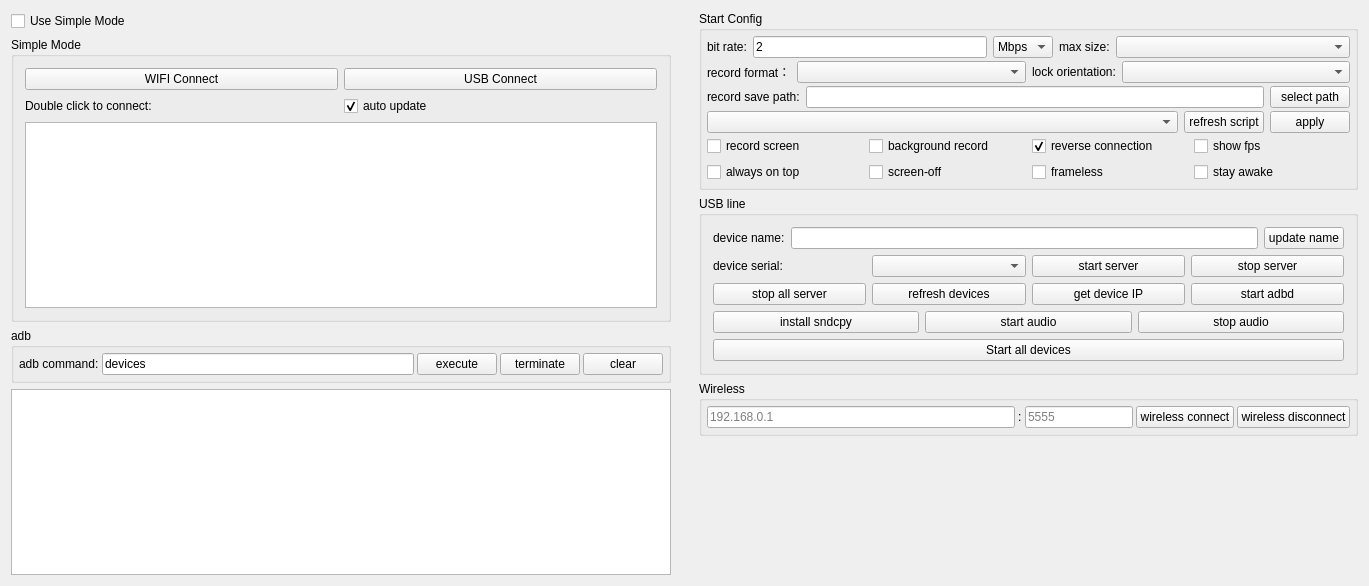
<?xml version="1.0" encoding="UTF-8"?>
<ui version="4.0">
 <class>Widget</class>
 <widget class="QWidget" name="Widget">
  <property name="geometry">
   <rect>
    <x>0</x>
    <y>0</y>
    <width>1369</width>
    <height>586</height>
   </rect>
  </property>
  <property name="windowTitle">
   <string notr="true">QtScrcpy</string>
  </property>
  <layout class="QHBoxLayout" name="horizontalLayout_11">
   <property name="leftMargin">
    <number>0</number>
   </property>
   <property name="topMargin">
    <number>0</number>
   </property>
   <property name="rightMargin">
    <number>0</number>
   </property>
   <property name="bottomMargin">
    <number>0</number>
   </property>
   <item>
    <widget class="QWidget" name="leftWidget" native="true">
     <property name="sizePolicy">
      <sizepolicy hsizetype="Preferred" vsizetype="Preferred">
       <horstretch>0</horstretch>
       <verstretch>0</verstretch>
      </sizepolicy>
     </property>
     <layout class="QVBoxLayout" name="verticalLayout_5">
      <item>
       <widget class="QCheckBox" name="useSingleModeCheck">
        <property name="sizePolicy">
         <sizepolicy hsizetype="Preferred" vsizetype="Maximum">
          <horstretch>0</horstretch>
          <verstretch>0</verstretch>
         </sizepolicy>
        </property>
        <property name="styleSheet">
         <string notr="true"/>
        </property>
        <property name="text">
         <string>Use Simple Mode</string>
        </property>
        <property name="checked">
         <bool>false</bool>
        </property>
       </widget>
      </item>
      <item>
       <widget class="QGroupBox" name="simpleGroupBox">
        <property name="sizePolicy">
         <sizepolicy hsizetype="Preferred" vsizetype="Preferred">
          <horstretch>0</horstretch>
          <verstretch>0</verstretch>
         </sizepolicy>
        </property>
        <property name="title">
         <string>Simple Mode</string>
        </property>
        <property name="checkable">
         <bool>false</bool>
        </property>
        <layout class="QVBoxLayout" name="verticalLayout_4">
         <item>
          <layout class="QHBoxLayout" name="horizontalLayout_9">
           <item>
            <widget class="QPushButton" name="wifiConnectBtn">
             <property name="sizePolicy">
              <sizepolicy hsizetype="Preferred" vsizetype="Maximum">
               <horstretch>0</horstretch>
               <verstretch>0</verstretch>
              </sizepolicy>
             </property>
             <property name="text">
              <string>WIFI Connect</string>
             </property>
            </widget>
           </item>
           <item>
            <widget class="QPushButton" name="usbConnectBtn">
             <property name="sizePolicy">
              <sizepolicy hsizetype="Preferred" vsizetype="Maximum">
               <horstretch>0</horstretch>
               <verstretch>0</verstretch>
              </sizepolicy>
             </property>
             <property name="text">
              <string>USB Connect</string>
             </property>
            </widget>
           </item>
          </layout>
         </item>
         <item>
          <layout class="QHBoxLayout" name="horizontalLayout_13">
           <property name="topMargin">
            <number>0</number>
           </property>
           <item>
            <widget class="QLabel" name="label_10">
             <property name="sizePolicy">
              <sizepolicy hsizetype="Preferred" vsizetype="Preferred">
               <horstretch>0</horstretch>
               <verstretch>0</verstretch>
              </sizepolicy>
             </property>
             <property name="text">
              <string>Double click to connect:</string>
             </property>
            </widget>
           </item>
           <item>
            <widget class="QCheckBox" name="autoUpdatecheckBox">
             <property name="sizePolicy">
              <sizepolicy hsizetype="Preferred" vsizetype="Preferred">
               <horstretch>0</horstretch>
               <verstretch>0</verstretch>
              </sizepolicy>
             </property>
             <property name="text">
              <string>auto update</string>
             </property>
             <property name="checked">
              <bool>true</bool>
             </property>
            </widget>
           </item>
          </layout>
         </item>
         <item>
          <widget class="QListWidget" name="connectedPhoneList">
           <property name="sizePolicy">
            <sizepolicy hsizetype="Preferred" vsizetype="Preferred">
             <horstretch>0</horstretch>
             <verstretch>0</verstretch>
            </sizepolicy>
           </property>
          </widget>
         </item>
        </layout>
       </widget>
      </item>
      <item>
       <widget class="QGroupBox" name="adbGroupBox">
        <property name="sizePolicy">
         <sizepolicy hsizetype="Preferred" vsizetype="Maximum">
          <horstretch>0</horstretch>
          <verstretch>0</verstretch>
         </sizepolicy>
        </property>
        <property name="title">
         <string notr="true">adb</string>
        </property>
        <layout class="QHBoxLayout" name="horizontalLayout_2">
         <property name="spacing">
          <number>3</number>
         </property>
         <property name="leftMargin">
          <number>5</number>
         </property>
         <property name="topMargin">
          <number>5</number>
         </property>
         <property name="rightMargin">
          <number>5</number>
         </property>
         <property name="bottomMargin">
          <number>5</number>
         </property>
         <item>
          <widget class="QLabel" name="label_7">
           <property name="sizePolicy">
            <sizepolicy hsizetype="Maximum" vsizetype="Preferred">
             <horstretch>0</horstretch>
             <verstretch>0</verstretch>
            </sizepolicy>
           </property>
           <property name="text">
            <string>adb command:</string>
           </property>
           <property name="buddy">
            <cstring>adbCommandEdt</cstring>
           </property>
          </widget>
         </item>
         <item>
          <widget class="QLineEdit" name="adbCommandEdt">
           <property name="sizePolicy">
            <sizepolicy hsizetype="MinimumExpanding" vsizetype="Preferred">
             <horstretch>0</horstretch>
             <verstretch>0</verstretch>
            </sizepolicy>
           </property>
           <property name="text">
            <string notr="true">devices</string>
           </property>
          </widget>
         </item>
         <item>
          <widget class="QPushButton" name="adbCommandBtn">
           <property name="sizePolicy">
            <sizepolicy hsizetype="Maximum" vsizetype="Preferred">
             <horstretch>0</horstretch>
             <verstretch>0</verstretch>
            </sizepolicy>
           </property>
           <property name="text">
            <string>execute</string>
           </property>
          </widget>
         </item>
         <item>
          <widget class="QPushButton" name="stopAdbBtn">
           <property name="sizePolicy">
            <sizepolicy hsizetype="Maximum" vsizetype="Preferred">
             <horstretch>0</horstretch>
             <verstretch>0</verstretch>
            </sizepolicy>
           </property>
           <property name="text">
            <string>terminate</string>
           </property>
          </widget>
         </item>
         <item>
          <widget class="QPushButton" name="clearOut">
           <property name="sizePolicy">
            <sizepolicy hsizetype="Maximum" vsizetype="Preferred">
             <horstretch>0</horstretch>
             <verstretch>0</verstretch>
            </sizepolicy>
           </property>
           <property name="text">
            <string>clear</string>
           </property>
          </widget>
         </item>
        </layout>
       </widget>
      </item>
      <item>
       <widget class="QTextEdit" name="outEdit">
        <property name="sizePolicy">
         <sizepolicy hsizetype="Preferred" vsizetype="Preferred">
          <horstretch>0</horstretch>
          <verstretch>0</verstretch>
         </sizepolicy>
        </property>
        <property name="focusPolicy">
         <enum>Qt::ClickFocus</enum>
        </property>
        <property name="documentTitle">
         <string/>
        </property>
        <property name="readOnly">
         <bool>true</bool>
        </property>
       </widget>
      </item>
     </layout>
    </widget>
   </item>
   <item>
    <widget class="QWidget" name="rightWidget" native="true">
     <property name="sizePolicy">
      <sizepolicy hsizetype="MinimumExpanding" vsizetype="Preferred">
       <horstretch>0</horstretch>
       <verstretch>0</verstretch>
      </sizepolicy>
     </property>
     <layout class="QVBoxLayout" name="verticalLayout_6">
      <item>
       <widget class="QGroupBox" name="configGroupBox">
        <property name="sizePolicy">
         <sizepolicy hsizetype="Preferred" vsizetype="Preferred">
          <horstretch>0</horstretch>
          <verstretch>0</verstretch>
         </sizepolicy>
        </property>
        <property name="title">
         <string>Start Config</string>
        </property>
        <layout class="QVBoxLayout" name="verticalLayout_3">
         <property name="spacing">
          <number>3</number>
         </property>
         <property name="leftMargin">
          <number>5</number>
         </property>
         <property name="topMargin">
          <number>5</number>
         </property>
         <property name="rightMargin">
          <number>5</number>
         </property>
         <property name="bottomMargin">
          <number>5</number>
         </property>
         <item>
          <widget class="QWidget" name="configWidget1" native="true">
           <property name="sizePolicy">
            <sizepolicy hsizetype="Preferred" vsizetype="Preferred">
             <horstretch>0</horstretch>
             <verstretch>0</verstretch>
            </sizepolicy>
           </property>
           <layout class="QHBoxLayout" name="horizontalLayout_5">
            <property name="leftMargin">
             <number>0</number>
            </property>
            <property name="topMargin">
             <number>0</number>
            </property>
            <property name="rightMargin">
             <number>0</number>
            </property>
            <property name="bottomMargin">
             <number>0</number>
            </property>
            <item>
             <widget class="QLabel" name="label_3">
              <property name="sizePolicy">
               <sizepolicy hsizetype="Maximum" vsizetype="Preferred">
                <horstretch>0</horstretch>
                <verstretch>0</verstretch>
               </sizepolicy>
              </property>
              <property name="text">
               <string>bit rate:</string>
              </property>
             </widget>
            </item>
            <item>
             <widget class="QLineEdit" name="bitRateEdit">
              <property name="sizePolicy">
               <sizepolicy hsizetype="Preferred" vsizetype="Preferred">
                <horstretch>0</horstretch>
                <verstretch>0</verstretch>
               </sizepolicy>
              </property>
              <property name="text">
               <string notr="true">2</string>
              </property>
             </widget>
            </item>
            <item>
             <widget class="QComboBox" name="bitRateBox">
              <property name="sizePolicy">
               <sizepolicy hsizetype="Maximum" vsizetype="Preferred">
                <horstretch>0</horstretch>
                <verstretch>0</verstretch>
               </sizepolicy>
              </property>
              <property name="toolTip">
               <string/>
              </property>
              <property name="currentText">
               <string notr="true">Mbps</string>
              </property>
              <item>
               <property name="text">
                <string notr="true">Mbps</string>
               </property>
              </item>
              <item>
               <property name="text">
                <string notr="true">Kbps</string>
               </property>
              </item>
             </widget>
            </item>
            <item>
             <widget class="QLabel" name="label_4">
              <property name="sizePolicy">
               <sizepolicy hsizetype="Maximum" vsizetype="Preferred">
                <horstretch>0</horstretch>
                <verstretch>0</verstretch>
               </sizepolicy>
              </property>
              <property name="text">
               <string>max size:</string>
              </property>
             </widget>
            </item>
            <item>
             <widget class="QComboBox" name="maxSizeBox">
              <property name="sizePolicy">
               <sizepolicy hsizetype="Preferred" vsizetype="Preferred">
                <horstretch>0</horstretch>
                <verstretch>0</verstretch>
               </sizepolicy>
              </property>
              <property name="toolTip">
               <string/>
              </property>
             </widget>
            </item>
           </layout>
          </widget>
         </item>
         <item>
          <widget class="QWidget" name="configWidget5" native="true">
           <property name="sizePolicy">
            <sizepolicy hsizetype="Preferred" vsizetype="Preferred">
             <horstretch>0</horstretch>
             <verstretch>0</verstretch>
            </sizepolicy>
           </property>
           <layout class="QHBoxLayout" name="horizontalLayout_7">
            <property name="leftMargin">
             <number>0</number>
            </property>
            <property name="topMargin">
             <number>0</number>
            </property>
            <property name="rightMargin">
             <number>0</number>
            </property>
            <property name="bottomMargin">
             <number>0</number>
            </property>
            <item>
             <widget class="QLabel" name="label_6">
              <property name="sizePolicy">
               <sizepolicy hsizetype="Maximum" vsizetype="Preferred">
                <horstretch>0</horstretch>
                <verstretch>0</verstretch>
               </sizepolicy>
              </property>
              <property name="text">
               <string>record format：</string>
              </property>
             </widget>
            </item>
            <item>
             <widget class="QComboBox" name="formatBox">
              <property name="sizePolicy">
               <sizepolicy hsizetype="Preferred" vsizetype="Preferred">
                <horstretch>0</horstretch>
                <verstretch>0</verstretch>
               </sizepolicy>
              </property>
             </widget>
            </item>
            <item>
             <widget class="QLabel" name="label_8">
              <property name="sizePolicy">
               <sizepolicy hsizetype="Maximum" vsizetype="Preferred">
                <horstretch>0</horstretch>
                <verstretch>0</verstretch>
               </sizepolicy>
              </property>
              <property name="text">
               <string>lock orientation:</string>
              </property>
             </widget>
            </item>
            <item>
             <widget class="QComboBox" name="lockOrientationBox">
              <property name="sizePolicy">
               <sizepolicy hsizetype="Preferred" vsizetype="Preferred">
                <horstretch>0</horstretch>
                <verstretch>0</verstretch>
               </sizepolicy>
              </property>
             </widget>
            </item>
           </layout>
          </widget>
         </item>
         <item>
          <widget class="QWidget" name="configWidget2" native="true">
           <property name="sizePolicy">
            <sizepolicy hsizetype="Preferred" vsizetype="Preferred">
             <horstretch>0</horstretch>
             <verstretch>0</verstretch>
            </sizepolicy>
           </property>
           <layout class="QHBoxLayout" name="horizontalLayout_6">
            <property name="leftMargin">
             <number>0</number>
            </property>
            <property name="topMargin">
             <number>0</number>
            </property>
            <property name="rightMargin">
             <number>0</number>
            </property>
            <property name="bottomMargin">
             <number>0</number>
            </property>
            <item>
             <widget class="QLabel" name="label_5">
              <property name="sizePolicy">
               <sizepolicy hsizetype="Preferred" vsizetype="Preferred">
                <horstretch>0</horstretch>
                <verstretch>0</verstretch>
               </sizepolicy>
              </property>
              <property name="text">
               <string>record save path:</string>
              </property>
              <property name="buddy">
               <cstring>recordPathEdt</cstring>
              </property>
             </widget>
            </item>
            <item>
             <widget class="QLineEdit" name="recordPathEdt">
              <property name="sizePolicy">
               <sizepolicy hsizetype="MinimumExpanding" vsizetype="Preferred">
                <horstretch>0</horstretch>
                <verstretch>0</verstretch>
               </sizepolicy>
              </property>
              <property name="readOnly">
               <bool>true</bool>
              </property>
             </widget>
            </item>
            <item>
             <widget class="QPushButton" name="selectRecordPathBtn">
              <property name="sizePolicy">
               <sizepolicy hsizetype="Preferred" vsizetype="Preferred">
                <horstretch>0</horstretch>
                <verstretch>0</verstretch>
               </sizepolicy>
              </property>
              <property name="text">
               <string>select path</string>
              </property>
              <property name="autoDefault">
               <bool>false</bool>
              </property>
             </widget>
            </item>
           </layout>
          </widget>
         </item>
         <item>
          <widget class="QWidget" name="configWidget4" native="true">
           <property name="sizePolicy">
            <sizepolicy hsizetype="Preferred" vsizetype="Preferred">
             <horstretch>0</horstretch>
             <verstretch>0</verstretch>
            </sizepolicy>
           </property>
           <layout class="QHBoxLayout" name="horizontalLayout_8">
            <property name="leftMargin">
             <number>0</number>
            </property>
            <property name="topMargin">
             <number>0</number>
            </property>
            <property name="rightMargin">
             <number>0</number>
            </property>
            <property name="bottomMargin">
             <number>0</number>
            </property>
            <item>
             <widget class="QComboBox" name="gameBox">
              <property name="sizePolicy">
               <sizepolicy hsizetype="MinimumExpanding" vsizetype="Preferred">
                <horstretch>0</horstretch>
                <verstretch>0</verstretch>
               </sizepolicy>
              </property>
             </widget>
            </item>
            <item>
             <widget class="QPushButton" name="refreshGameScriptBtn">
              <property name="sizePolicy">
               <sizepolicy hsizetype="Preferred" vsizetype="Preferred">
                <horstretch>0</horstretch>
                <verstretch>0</verstretch>
               </sizepolicy>
              </property>
              <property name="text">
               <string>refresh script</string>
              </property>
             </widget>
            </item>
            <item>
             <widget class="QPushButton" name="applyScriptBtn">
              <property name="sizePolicy">
               <sizepolicy hsizetype="Preferred" vsizetype="Preferred">
                <horstretch>0</horstretch>
                <verstretch>0</verstretch>
               </sizepolicy>
              </property>
              <property name="text">
               <string>apply</string>
              </property>
             </widget>
            </item>
           </layout>
          </widget>
         </item>
         <item>
          <widget class="QWidget" name="configWidget3" native="true">
           <property name="sizePolicy">
            <sizepolicy hsizetype="Preferred" vsizetype="Preferred">
             <horstretch>0</horstretch>
             <verstretch>0</verstretch>
            </sizepolicy>
           </property>
           <layout class="QGridLayout" name="gridLayout">
            <property name="leftMargin">
             <number>0</number>
            </property>
            <property name="topMargin">
             <number>0</number>
            </property>
            <property name="rightMargin">
             <number>0</number>
            </property>
            <property name="bottomMargin">
             <number>0</number>
            </property>
            <item row="1" column="1">
             <widget class="QCheckBox" name="closeScreenCheck">
              <property name="sizePolicy">
               <sizepolicy hsizetype="Preferred" vsizetype="Preferred">
                <horstretch>0</horstretch>
                <verstretch>0</verstretch>
               </sizepolicy>
              </property>
              <property name="text">
               <string>screen-off</string>
              </property>
             </widget>
            </item>
            <item row="1" column="3">
             <widget class="QCheckBox" name="framelessCheck">
              <property name="sizePolicy">
               <sizepolicy hsizetype="Preferred" vsizetype="Preferred">
                <horstretch>0</horstretch>
                <verstretch>0</verstretch>
               </sizepolicy>
              </property>
              <property name="text">
               <string>frameless</string>
              </property>
             </widget>
            </item>
            <item row="1" column="0">
             <widget class="QCheckBox" name="alwaysTopCheck">
              <property name="sizePolicy">
               <sizepolicy hsizetype="Preferred" vsizetype="Preferred">
                <horstretch>0</horstretch>
                <verstretch>0</verstretch>
               </sizepolicy>
              </property>
              <property name="text">
               <string>always on top</string>
              </property>
              <property name="checked">
               <bool>false</bool>
              </property>
             </widget>
            </item>
            <item row="0" column="1">
             <widget class="QCheckBox" name="notDisplayCheck">
              <property name="sizePolicy">
               <sizepolicy hsizetype="Preferred" vsizetype="Preferred">
                <horstretch>0</horstretch>
                <verstretch>0</verstretch>
               </sizepolicy>
              </property>
              <property name="text">
               <string>background record</string>
              </property>
              <property name="checkable">
               <bool>false</bool>
              </property>
             </widget>
            </item>
            <item row="0" column="3">
             <widget class="QCheckBox" name="useReverseCheck">
              <property name="sizePolicy">
               <sizepolicy hsizetype="Preferred" vsizetype="Preferred">
                <horstretch>0</horstretch>
                <verstretch>0</verstretch>
               </sizepolicy>
              </property>
              <property name="text">
               <string>reverse connection</string>
              </property>
              <property name="checked">
               <bool>true</bool>
              </property>
             </widget>
            </item>
            <item row="0" column="0">
             <widget class="QCheckBox" name="recordScreenCheck">
              <property name="sizePolicy">
               <sizepolicy hsizetype="Preferred" vsizetype="Preferred">
                <horstretch>0</horstretch>
                <verstretch>0</verstretch>
               </sizepolicy>
              </property>
              <property name="text">
               <string>record screen</string>
              </property>
             </widget>
            </item>
            <item row="0" column="4">
             <widget class="QCheckBox" name="fpsCheck">
              <property name="sizePolicy">
               <sizepolicy hsizetype="Preferred" vsizetype="Preferred">
                <horstretch>0</horstretch>
                <verstretch>0</verstretch>
               </sizepolicy>
              </property>
              <property name="text">
               <string>show fps</string>
              </property>
             </widget>
            </item>
            <item row="1" column="4">
             <widget class="QCheckBox" name="stayAwakeCheck">
              <property name="sizePolicy">
               <sizepolicy hsizetype="Preferred" vsizetype="Preferred">
                <horstretch>0</horstretch>
                <verstretch>0</verstretch>
               </sizepolicy>
              </property>
              <property name="text">
               <string>stay awake</string>
              </property>
             </widget>
            </item>
           </layout>
          </widget>
         </item>
        </layout>
       </widget>
      </item>
      <item>
       <widget class="QGroupBox" name="usbGroupBox">
        <property name="sizePolicy">
         <sizepolicy hsizetype="Preferred" vsizetype="Preferred">
          <horstretch>0</horstretch>
          <verstretch>0</verstretch>
         </sizepolicy>
        </property>
        <property name="title">
         <string>USB line</string>
        </property>
        <layout class="QVBoxLayout" name="verticalLayout">
         <item>
          <layout class="QHBoxLayout" name="horizontalLayout_10">
           <item>
            <widget class="QLabel" name="label_9">
             <property name="sizePolicy">
              <sizepolicy hsizetype="Preferred" vsizetype="Preferred">
               <horstretch>0</horstretch>
               <verstretch>0</verstretch>
              </sizepolicy>
             </property>
             <property name="text">
              <string>device name:</string>
             </property>
            </widget>
           </item>
           <item>
            <widget class="QLineEdit" name="userNameEdt">
             <property name="sizePolicy">
              <sizepolicy hsizetype="MinimumExpanding" vsizetype="Preferred">
               <horstretch>0</horstretch>
               <verstretch>0</verstretch>
              </sizepolicy>
             </property>
            </widget>
           </item>
           <item>
            <widget class="QPushButton" name="updateNameBtn">
             <property name="sizePolicy">
              <sizepolicy hsizetype="Preferred" vsizetype="Preferred">
               <horstretch>0</horstretch>
               <verstretch>0</verstretch>
              </sizepolicy>
             </property>
             <property name="text">
              <string>update name</string>
             </property>
             <property name="autoDefault">
              <bool>false</bool>
             </property>
            </widget>
           </item>
          </layout>
         </item>
         <item>
          <widget class="QWidget" name="usbWidget1" native="true">
           <property name="sizePolicy">
            <sizepolicy hsizetype="Preferred" vsizetype="Preferred">
             <horstretch>0</horstretch>
             <verstretch>0</verstretch>
            </sizepolicy>
           </property>
           <layout class="QHBoxLayout" name="horizontalLayout_3">
            <property name="leftMargin">
             <number>0</number>
            </property>
            <property name="topMargin">
             <number>0</number>
            </property>
            <property name="rightMargin">
             <number>0</number>
            </property>
            <property name="bottomMargin">
             <number>0</number>
            </property>
            <item>
             <widget class="QLabel" name="label_2">
              <property name="sizePolicy">
               <sizepolicy hsizetype="Preferred" vsizetype="Preferred">
                <horstretch>0</horstretch>
                <verstretch>0</verstretch>
               </sizepolicy>
              </property>
              <property name="text">
               <string>device serial:</string>
              </property>
             </widget>
            </item>
            <item>
             <widget class="QComboBox" name="serialBox">
              <property name="sizePolicy">
               <sizepolicy hsizetype="Preferred" vsizetype="Preferred">
                <horstretch>0</horstretch>
                <verstretch>0</verstretch>
               </sizepolicy>
              </property>
             </widget>
            </item>
            <item>
             <widget class="QPushButton" name="startServerBtn">
              <property name="sizePolicy">
               <sizepolicy hsizetype="Preferred" vsizetype="Preferred">
                <horstretch>0</horstretch>
                <verstretch>0</verstretch>
               </sizepolicy>
              </property>
              <property name="text">
               <string>start server</string>
              </property>
              <property name="autoDefault">
               <bool>false</bool>
              </property>
             </widget>
            </item>
            <item>
             <widget class="QPushButton" name="stopServerBtn">
              <property name="sizePolicy">
               <sizepolicy hsizetype="Preferred" vsizetype="Preferred">
                <horstretch>0</horstretch>
                <verstretch>0</verstretch>
               </sizepolicy>
              </property>
              <property name="text">
               <string>stop server</string>
              </property>
              <property name="autoDefault">
               <bool>false</bool>
              </property>
             </widget>
            </item>
           </layout>
          </widget>
         </item>
         <item>
          <widget class="QWidget" name="usbWidget2" native="true">
           <property name="sizePolicy">
            <sizepolicy hsizetype="Preferred" vsizetype="Preferred">
             <horstretch>0</horstretch>
             <verstretch>0</verstretch>
            </sizepolicy>
           </property>
           <layout class="QHBoxLayout" name="horizontalLayout_4">
            <property name="leftMargin">
             <number>0</number>
            </property>
            <property name="topMargin">
             <number>0</number>
            </property>
            <property name="rightMargin">
             <number>0</number>
            </property>
            <property name="bottomMargin">
             <number>0</number>
            </property>
            <item>
             <widget class="QPushButton" name="stopAllServerBtn">
              <property name="sizePolicy">
               <sizepolicy hsizetype="Preferred" vsizetype="Preferred">
                <horstretch>0</horstretch>
                <verstretch>0</verstretch>
               </sizepolicy>
              </property>
              <property name="text">
               <string>stop all server</string>
              </property>
             </widget>
            </item>
            <item>
             <widget class="QPushButton" name="updateDevice">
              <property name="sizePolicy">
               <sizepolicy hsizetype="Preferred" vsizetype="Preferred">
                <horstretch>0</horstretch>
                <verstretch>0</verstretch>
               </sizepolicy>
              </property>
              <property name="text">
               <string>refresh devices</string>
              </property>
              <property name="autoDefault">
               <bool>false</bool>
              </property>
             </widget>
            </item>
            <item>
             <widget class="QPushButton" name="getIPBtn">
              <property name="sizePolicy">
               <sizepolicy hsizetype="Preferred" vsizetype="Preferred">
                <horstretch>0</horstretch>
                <verstretch>0</verstretch>
               </sizepolicy>
              </property>
              <property name="text">
               <string>get device IP</string>
              </property>
              <property name="autoDefault">
               <bool>false</bool>
              </property>
             </widget>
            </item>
            <item>
             <widget class="QPushButton" name="startAdbdBtn">
              <property name="sizePolicy">
               <sizepolicy hsizetype="Preferred" vsizetype="Preferred">
                <horstretch>0</horstretch>
                <verstretch>0</verstretch>
               </sizepolicy>
              </property>
              <property name="text">
               <string>start adbd</string>
              </property>
              <property name="autoDefault">
               <bool>false</bool>
              </property>
             </widget>
            </item>
           </layout>
          </widget>
         </item>
         <item>
          <widget class="QWidget" name="usbWidget3" native="true">
           <layout class="QHBoxLayout" name="horizontalLayout_12">
            <property name="leftMargin">
             <number>0</number>
            </property>
            <property name="topMargin">
             <number>0</number>
            </property>
            <property name="rightMargin">
             <number>0</number>
            </property>
            <property name="bottomMargin">
             <number>0</number>
            </property>
            <item>
             <widget class="QPushButton" name="installSndcpyBtn">
              <property name="sizePolicy">
               <sizepolicy hsizetype="Preferred" vsizetype="Preferred">
                <horstretch>0</horstretch>
                <verstretch>0</verstretch>
               </sizepolicy>
              </property>
              <property name="text">
               <string>install sndcpy</string>
              </property>
             </widget>
            </item>
            <item>
             <widget class="QPushButton" name="startAudioBtn">
              <property name="sizePolicy">
               <sizepolicy hsizetype="Preferred" vsizetype="Preferred">
                <horstretch>0</horstretch>
                <verstretch>0</verstretch>
               </sizepolicy>
              </property>
              <property name="text">
               <string>start audio</string>
              </property>
             </widget>
            </item>
            <item>
             <widget class="QPushButton" name="stopAudioBtn">
              <property name="sizePolicy">
               <sizepolicy hsizetype="Preferred" vsizetype="Preferred">
                <horstretch>0</horstretch>
                <verstretch>0</verstretch>
               </sizepolicy>
              </property>
              <property name="text">
               <string>stop audio</string>
              </property>
             </widget>
            </item>
           </layout>
          </widget>
         </item>
         <item>
          <widget class="QPushButton" name="startAllServerBtn">
           <property name="text">
            <string>Start all devices</string>
           </property>
          </widget>
         </item>
        </layout>
       </widget>
      </item>
      <item>
       <widget class="QGroupBox" name="wirelessGroupBox">
        <property name="sizePolicy">
         <sizepolicy hsizetype="Preferred" vsizetype="Preferred">
          <horstretch>0</horstretch>
          <verstretch>0</verstretch>
         </sizepolicy>
        </property>
        <property name="title">
         <string>Wireless</string>
        </property>
        <layout class="QHBoxLayout" name="horizontalLayout">
         <property name="spacing">
          <number>3</number>
         </property>
         <property name="leftMargin">
          <number>5</number>
         </property>
         <property name="topMargin">
          <number>5</number>
         </property>
         <property name="rightMargin">
          <number>5</number>
         </property>
         <property name="bottomMargin">
          <number>5</number>
         </property>
         <item>
          <widget class="QLineEdit" name="deviceIpEdt">
           <property name="sizePolicy">
            <sizepolicy hsizetype="MinimumExpanding" vsizetype="Preferred">
             <horstretch>0</horstretch>
             <verstretch>0</verstretch>
            </sizepolicy>
           </property>
           <property name="text">
            <string/>
           </property>
           <property name="maxLength">
            <number>128</number>
           </property>
           <property name="placeholderText">
            <string notr="true">192.168.0.1</string>
           </property>
          </widget>
         </item>
         <item>
          <widget class="QLabel" name="label">
           <property name="sizePolicy">
            <sizepolicy hsizetype="Maximum" vsizetype="Preferred">
             <horstretch>0</horstretch>
             <verstretch>0</verstretch>
            </sizepolicy>
           </property>
           <property name="text">
            <string notr="true">:</string>
           </property>
          </widget>
         </item>
         <item>
          <widget class="QLineEdit" name="devicePortEdt">
           <property name="sizePolicy">
            <sizepolicy hsizetype="Maximum" vsizetype="Preferred">
             <horstretch>0</horstretch>
             <verstretch>0</verstretch>
            </sizepolicy>
           </property>
           <property name="text">
            <string/>
           </property>
           <property name="maxLength">
            <number>6</number>
           </property>
           <property name="placeholderText">
            <string notr="true">5555</string>
           </property>
          </widget>
         </item>
         <item>
          <widget class="QPushButton" name="wirelessConnectBtn">
           <property name="sizePolicy">
            <sizepolicy hsizetype="Preferred" vsizetype="Preferred">
             <horstretch>0</horstretch>
             <verstretch>0</verstretch>
            </sizepolicy>
           </property>
           <property name="text">
            <string>wireless connect</string>
           </property>
           <property name="autoDefault">
            <bool>false</bool>
           </property>
          </widget>
         </item>
         <item>
          <widget class="QPushButton" name="wirelessDisConnectBtn">
           <property name="sizePolicy">
            <sizepolicy hsizetype="Preferred" vsizetype="Preferred">
             <horstretch>0</horstretch>
             <verstretch>0</verstretch>
            </sizepolicy>
           </property>
           <property name="text">
            <string>wireless disconnect</string>
           </property>
           <property name="autoDefault">
            <bool>false</bool>
           </property>
          </widget>
         </item>
        </layout>
       </widget>
      </item>
      <item>
       <spacer name="verticalSpacer">
        <property name="sizePolicy">
         <sizepolicy hsizetype="Preferred" vsizetype="Preferred">
          <horstretch>0</horstretch>
          <verstretch>0</verstretch>
         </sizepolicy>
        </property>
        <property name="orientation">
         <enum>Qt::Vertical</enum>
        </property>
        <property name="sizeHint" stdset="0">
         <size>
          <width>20</width>
          <height>40</height>
         </size>
        </property>
       </spacer>
      </item>
     </layout>
    </widget>
   </item>
  </layout>
 </widget>
 <layoutdefault spacing="6" margin="11"/>
 <tabstops>
  <tabstop>deviceIpEdt</tabstop>
  <tabstop>devicePortEdt</tabstop>
  <tabstop>wirelessConnectBtn</tabstop>
  <tabstop>wirelessDisConnectBtn</tabstop>
  <tabstop>adbCommandEdt</tabstop>
  <tabstop>adbCommandBtn</tabstop>
  <tabstop>stopAdbBtn</tabstop>
  <tabstop>clearOut</tabstop>
 </tabstops>
 <resources/>
 <connections/>
</ui>
